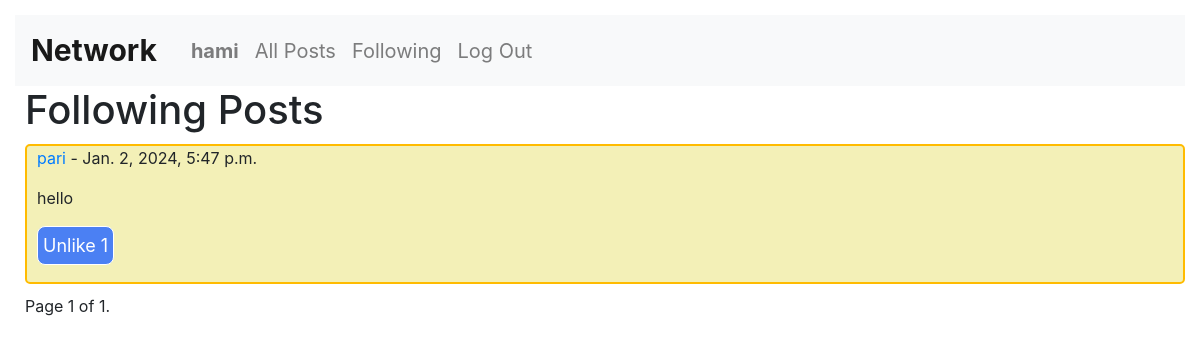
The app's page /following/ (signed in) with its own data.
### network/models.py (models this page shows, shortened)
class User(AbstractUser):
    posts = models.ForeignKey('Post', on_delete=models.CASCADE, default=None, blank=True, null=True)
    followers = models.ManyToManyField('self', blank=True, symmetrical=False, related_name='user_followers')
    following = models.ManyToManyField('self', blank=True, symmetrical=False, related_name='user_following')

class Post(models.Model):
    writer = models.ForeignKey(User, on_delete=models.CASCADE, default=None, null=True, blank=True)
    content = models.CharField(max_length=250)
    timestamp = models.DateTimeField(auto_now_add=True)
    likes = models.ManyToManyField(User, related_name='user_likes', blank=True)

### network/views.py (the view)
# urls.py: path('following/', views.following_posts, name='following_posts'),
@login_required
def following_posts(request):
    following_users = request.user.following.all()
    following_posts = Post.objects.filter(writer__in=following_users).order_by('-timestamp')
    page = request.GET.get('page', 1)
    paginator = Paginator(following_posts, 10)
    try:
        following_posts = paginator.page(page)
    except PageNotAnInteger:
        following_posts = paginator.page(1)
    except EmptyPage:
        following_posts = paginator.page(paginator.num_pages)
    return render(request, "network/following_post.html", {
        'following_posts': following_posts,
    })

### network/templates/network/following_post.html (shortened to what this page needs)
{% extends "network/layout.html" %}
{% load static %}
{% block body %}
    <h1>Following Posts</h1>
    {% for post in following_posts %}
        <div class="post" id="post-{{ post.id }}">
            <p><a href="{% url 'profile' username=post.writer.username %}">{{ post.writer.username }}</a> - {{ post.timestamp }}</p>
            <p id="post-content-{{ post.id }}">{{ post.content }}</p>
            <button class="likeButton" data-post-id="{{ post.id }}">
                {% if request.user in post.likes.all %}Unlike{% else %}Like{% endif %}
                <span class='l_num' data-post-id='{{ post.id }}'> {{ post.likes.count }}</span>
            </button>
        </div>
    {% endfor %}
    <div class="pagination">
        <span class="step-links">
            <span class="current">
                Page {{ following_posts.number }} of {{ following_posts.paginator.num_pages }}.
            </span>
        </span>
    </div>
{% endblock %}

### network/templates/network/layout.html (shortened to what this page needs)
{% load static %}
<!DOCTYPE html>
<html lang="en">
    <head>
        <link rel="stylesheet" href="https://stackpath.bootstrapcdn.com/bootstrap/4.4.1/css/bootstrap.min.css">
        <link href="{% static 'network/styles.css' %}" rel="stylesheet">
    </head>
    <body>
        <nav class="navbar navbar-expand-lg navbar-light bg-light">
            <a class="navbar-brand" href="{% url 'all_posts' %}">Network</a>
            <div>
              <ul class="navbar-nav mr-auto">
                {% if user.is_authenticated %}
                    <li class="nav-item">
                        <a class="nav-link" href="{% url 'profile' username=user.username %}"><strong>{{user.username}}</strong></a>
                    </li>
                {% endif %}
                <li class="nav-item">
                  <a class="nav-link" href="{% url 'all_posts' %}">All Posts</a>
                </li>
                {% if user.is_authenticated %}
                    <li class="nav-item">
                        <a class="nav-link" href="{% url 'following_posts' %}">Following</a>
                    </li>
                    <li class="nav-item">
                        <a class="nav-link" href="{% url 'logout' %}">Log Out</a>
                    </li>
                {% endif %}
              </ul>
            </div>
          </nav>
        <div class="body">
            {% block body %}
            {% endblock %}
        </div>
    </body>
</html>

### network/static/network/styles.css (style rules this page uses)
body { padding: 15px; }
div { padding-left: 10px; }
.post { border: solid 2px rgb(255, 187, 0); border-radius: 5px; margin-top: 10px; margin-bottom: 10px; padding-bottom: 1%; background-color:rgb(243, 240, 183) ; }
button { background-color: rgb(75, 128, 243); color: white; border: solid 1px white; border-radius: 8px; font-size: 18px; text-align: center; padding: 5px; margin-bottom: 5px; }
.navbar-brand { font-weight: bold; font-size: 30px; color: rgb(237, 163, 237); }
.navbar { font-size: 20px; color: rgb(93, 16, 90); background-color: rgb(232, 227, 139); height: 10%; }
.nav-item { color:rgb(102, 0, 255); }

### records on screen
User: username "hami"
Post: writer.username "pari", timestamp "Jan. 2, 2024, 5:47 p.m.", content "hello", shows "Unlike", likes.count "1"

### other values on screen
{{ following_posts.number }} "1"
{{ following_posts.paginator.num_pages }} "1"
